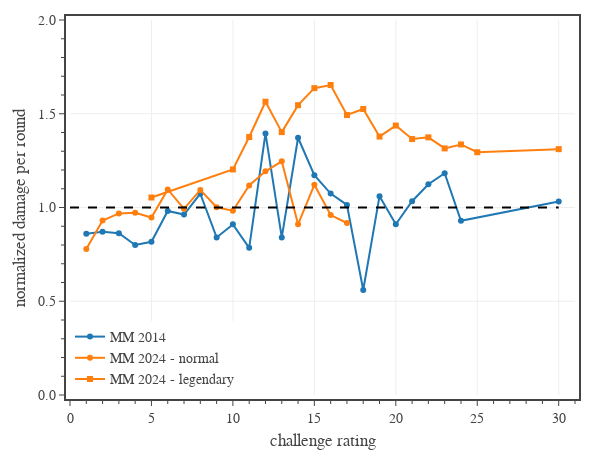

Write notebook code for a chart like this one.
### Code cell
# Fig. 4: DPR vs challenge rating
column = 'adj DPR Ratio'
groups = [
    {
        'name': 'MM 2014',
        'Book': 'MM',
        'Legendary': ['N','L','LL'],
        'color': COLORS[0],
        'line_color': COLORS[0],
        'symbol': 'circle',
    },
    {
        'name': 'MM 2024 - normal',
        'Book': 'MM (2024)',
        'Legendary': ['N'],
        'color': COLORS[1],
        'line_color': COLORS[1],
        'symbol': 'circle',
    },
    {
        'name': 'MM 2024 - legendary',
        'Book': 'MM (2024)',
        'Legendary': ['L','LL'],
        'color': COLORS[1],
        'line_color': COLORS[1],
        'symbol': 'square',
    }
]

# create figure
fig = go.Figure(
    layout=go.Layout(
        template=tfb.FIG_TEMPLATE,
        margin=dict(l=70, r=25, b=55, t=20, pad=4),
        xaxis=dict(
            title_text='challenge rating',
            range=[0,31],
            tick0=0, dtick=5,
            minor=dict(tick0=0, dtick=1),
        ),
        yaxis=dict(
            title_text='normalized damage per round',
            range=[0,2],
            tick0=0, dtick=0.5,
            minor=dict(tick0=0, dtick=0.1),
            tickformat='.1f',
        ),
        legend=dict(
            xanchor='left', yanchor='bottom',
            x=0.00, y=0.00,
            orientation='v',
            tracegroupgap=0,
        )
    )
)

# plot monster data
for group in groups:
    name = group['name']
    book = group['Book']
    legendary = group['Legendary']
    df1 = df0[df0['Book'].isin([book]) & df0['Legendary'].isin(legendary)]
    dfG = df1[['CR',column]].groupby(['CR']).mean().reset_index()
    fig.add_trace(go.Scatter(
        x=dfG['CR'], 
        y=dfG[column],
        mode='markers+lines', 
        name=name,
        marker_color=group['color'],
        marker_symbol=group['symbol'],
        line_color=group['line_color'],
        hovertemplate = f'<b>{name}</b><br>'
            + 'CR %{x:.0f}<br>'
            + 'DPR ratio %{y:.2f}'
            + '<extra></extra>'
    ))

fig.add_trace(go.Scatter(
    x=dfT['CR'], 
    y=dfT[column],
    mode='lines', 
    name=f'baseline',
    showlegend=False,
    line_color='black',
    line_dash='dash',
    hoverinfo='skip',
))

# show figure
fig.update_layout(width=600, height=450)
fig.show(config=tfb.FIG_CONFIG)

# save figures
if SAVEFIGS:
    fig.update_layout(autosize=True, width=None, height=None)
    tfb.save_fig_html(fig, format='large', name=f'./fig-dpr-ratio-vs-cr-large')
    tfb.save_fig_html(fig, format='small', name=f'./fig-dpr-ratio-vs-cr-small')

### Figure 1 — Plotly figure (JSON) as saved in the notebook; plotly's stock layout.template omitted (floating-point values rounded to 4 significant figures)
{"data": [{"hovertemplate": "<b>MM 2014</b><br>CR %{x:.0f}<br>DPR ratio %{y:.2f}<extra></extra>", "line": {"color": "#1f77b4"}, "marker": {"color": "#1f77b4", "symbol": "circle"}, "mode": "markers+lines", "name": "MM 2014", "type": "scatter", "x": [1, 2, 3, 4, 5, 6, 7, 8, 9, 10, 11, 12, 13, 14, 15, 16, 17, 18, 19, 20, 21, 22, 23, 24, 30], "y": [0.8603, 0.87, 0.8629, 0.8003, 0.817, 0.9816, 0.9623, 1.073, 0.8405, 0.9101, 0.7849, 1.395, 0.8403, 1.372, 1.172, 1.074, 1.014, 0.56, 1.06, 0.9107, 1.034, 1.124, 1.183, 0.9291, 1.032]}, {"hovertemplate": "<b>MM 2024 - normal</b><br>CR %{x:.0f}<br>DPR ratio %{y:.2f}<extra></extra>", "line": {"color": "#ff7f0e"}, "marker": {"color": "#ff7f0e", "symbol": "circle"}, "mode": "markers+lines", "name": "MM 2024 - normal", "type": "scatter", "x": [1, 2, 3, 4, 5, 6, 7, 8, 9, 10, 11, 12, 13, 14, 15, 16, 17], "y": [0.7792, 0.9303, 0.9686, 0.9721, 0.9465, 1.097, 0.9929, 1.094, 1.001, 0.9829, 1.117, 1.193, 1.246, 0.9106, 1.121, 0.9596, 0.9174]}, {"hovertemplate": "<b>MM 2024 - legendary</b><br>CR %{x:.0f}<br>DPR ratio %{y:.2f}<extra></extra>", "line": {"color": "#ff7f0e"}, "marker": {"color": "#ff7f0e", "symbol": "square"}, "mode": "markers+lines", "name": "MM 2024 - legendary", "type": "scatter", "x": [5, 10, 11, 12, 13, 14, 15, 16, 17, 18, 19, 20, 21, 22, 23, 24, 25, 30], "y": [1.053, 1.203, 1.376, 1.564, 1.402, 1.546, 1.637, 1.653, 1.493, 1.525, 1.378, 1.437, 1.365, 1.374, 1.315, 1.336, 1.295, 1.311]}, {"hoverinfo": "skip", "line": {"color": "black", "dash": "dash"}, "mode": "lines", "name": "baseline", "showlegend": false, "type": "scatter", "x": [0, 0.125, 0.25, 0.5, 1, 2, 3, 4, 5, 6, 7, 8, 9, 10, 11, 12, 13, 14, 15, 16, 17, 18, 19, 20, 21, 22, 23, 24, 25, 26, 27, 28, 29, 30], "y": [1, 1, 1, 1, 1, 1, 1, 1, 1, 1, 1, 1, 1, 1, 1, 1, 1, 1, 1, 1, 1, 1, 1, 1, 1, 1, 1, 1, 1, 1, 1, 1, 1, 1]}], "layout": {"height": 450, "legend": {"orientation": "v", "tracegroupgap": 0, "x": 0, "xanchor": "left", "y": 0, "yanchor": "bottom"}, "margin": {"b": 55, "l": 70, "pad": 4, "r": 25, "t": 20}, "width": 600, "xaxis": {"dtick": 5, "minor": {"dtick": 1, "tick0": 0}, "range": [0, 31], "tick0": 0, "title": {"text": "challenge rating"}}, "yaxis": {"dtick": 0.5, "minor": {"dtick": 0.1, "tick0": 0}, "range": [0, 2], "tick0": 0, "tickformat": ".1f", "title": {"text": "normalized damage per round"}}}}
